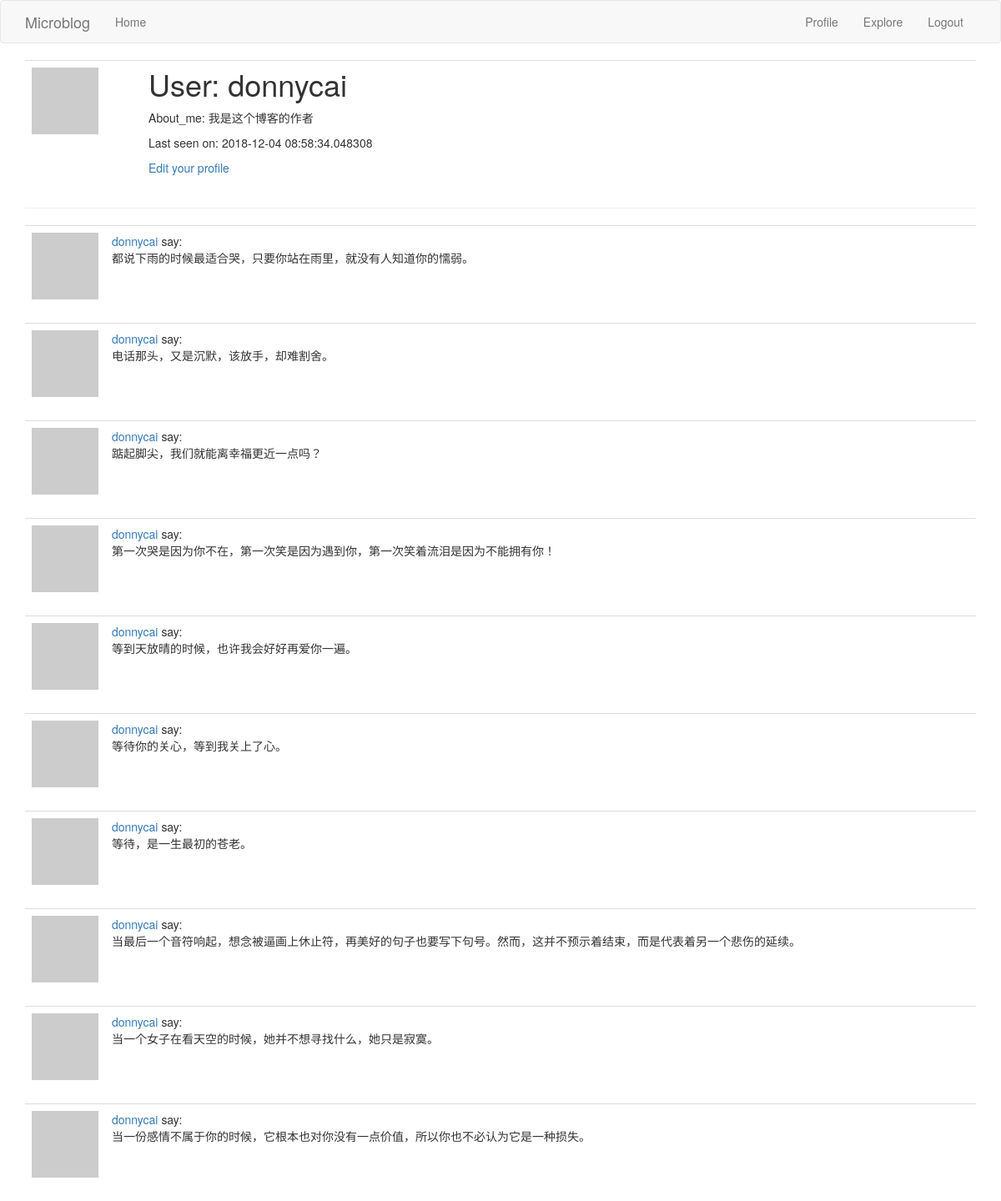
/user/donnycai (signed in), run on the app's committed database.
### app/models.py (models this page shows, shortened)
class User(UserMixin, db.Model):
    id = db.Column(db.Integer, primary_key=True)
    username = db.Column(db.String(64), index=True, unique=True)
    email = db.Column(db.String(128), index=True, unique=True)
    password_hash = db.Column(db.String(128))
    about_me = db.Column(db.String(140))
    last_seen = db.Column(db.DateTime, default=datetime.utcnow)
    posts = db.relationship('Post', backref='author', lazy='dynamic')
    followed = db.relationship('User', secondary=followers,
                               primaryjoin=(followers.c.follower_id == id),
                               secondaryjoin=(followers.c.followed_id == id),
                               backref=db.backref('followers', lazy='dynamic'), lazy='dynamic')
    def avatar(self, size):
        digest = md5(self.email.lower().encode('utf-8')).hexdigest()
        return 'https://s.gravatar.com/avatar/{}?d=identicon&s={}'.format(digest, size)

class Post(db.Model):
    id = db.Column(db.Integer, primary_key=True)
    body = db.Column(db.String(140))
    timestamp = db.Column(db.DateTime, index=True, default=datetime.utcnow)
    user_id = db.Column(db.Integer, db.ForeignKey('user.id'))

### app/routes.py (the view)
@app.route('/user/<username>')
@login_required
def user(username):
    user = User.query.filter_by(username=username).first_or_404()
    page = request.args.get('page', 1, type=int)
    posts = user.posts.order_by(Post.timestamp.desc()).paginate(
        page, app.config['POSTS_PER_PAGE'], False)
    next_url = url_for('user', username=user.username, page=posts.next_num) \
        if posts.has_next else None
    prev_url = url_for('user', username=user.username, page=posts.prev_num) \
        if posts.has_prev else None
    return render_template('user.html', posts=posts.items, user=user,
                           next_url=next_url, prev_url=prev_url)

### app/models.py (called while the page is built)
@login.user_loader
def load_user(id):
    return User.query.get(int(id))

### app/routes.py (called while the page is built)
@app.before_request
def before_request():
    if current_user.is_authenticated:
        current_user.last_seen = datetime.utcnow()
        db.session.commit()

### app/templates/user.html
{% extends 'base.html' %}
{% block app_content %}
    <table class="table table-hover">
        <tr valign="top">
            <td width="140"><img src="{{ user.avatar(128) }}"></td>
            <td>
                <h1 style="margin-top: 0px">User: {{ user.username }}</h1>
                <p>
                    {% if user.about_me %}
                        About_me: {{ user.about_me }}
                    {% endif %}
                </p>
                <p>
                    {% if user.last_seen %}
                        Last seen on: {{ user.last_seen }}
                    {% endif %}
                </p>
                <p>
                    {% if user == current_user %}
                        <a href="{{ url_for('edit_profile') }}">Edit your profile</a>
                    {% elif not current_user.is_following(user) %}
                        <a href="{{ url_for('follow', username=user.username) }}">Follow</a>
                    {% else %}
                        <a href="{{ url_for('unfollow', username=user.username) }}">Unfollow</a>
                    {% endif %}
                </p>
            </td>
        </tr>
    </table>
    <hr>
    {% for post in posts %}
        {% include '_post.html' %}
    {% endfor %}
{% endblock %}

### app/templates/base.html (shortened to what this page needs)
{% extends 'bootstrap/base.html' %}
{% block navbar %}
    <nav class="navbar navbar-default">
        <div class="container">
            <div class="navbar-header">
                <a class="navbar-brand" href="{{ url_for('index') }}"> Microblog</a>
            </div>
            <div class="collapse navbar-collapse" id="bs-example-navbar-collapse-1">
                <ul class="nav navbar-nav">
                    <li><a href="{{ url_for('index') }}">Home</a></li>
                </ul>
                <ul class="nav navbar-nav navbar-right">
                    {% if current_user.is_anonymous %}
                        <li><a href="{{ url_for('login') }}">Login</a></li>
                    {% else %}
                        <li>
                            <a href="{{ url_for('user', username=current_user.username) }}">Profile</a>
                        </li>
                        <li>
                            <a href="{{ url_for('explore') }}">Explore</a>
                        </li>
                        <li>
                            <a href="{{ url_for('logout') }}">Logout</a>
                        </li>
                    {% endif %}
                </ul>
            </div>
        </div>
    </nav>
{% endblock %}
{% block content %}
    <div class="container">
        {% block app_content %} {% endblock %}
    </div>
{% endblock %}

### app/templates/_post.html
<table class="table table-hover">
    <tr valign="top">
        <td width="70px">
            <a href="{{ url_for('user', username=post.author.username) }}">
                <img src="{{ post.author.avatar(36) }}">
            </a>
        </td>
        <td>
            <a href="{{ url_for('user', username=post.author.username) }}">
                {{ post.author.username }}
            </a>
            say:
            <br>{{ post.body }}</td>
    </tr>
</table>

### data on the page
User: username "donnycai", about_me "我是这个博客的作者", last_seen "2018-12-04 08:58:34.048308"
Post: author.username "donnycai", body "都说下雨的时候最适合哭，只要你站在雨里，就没有人知道你的懦弱。"
Post: author.username "donnycai", body "电话那头，又是沉默，该放手，却难割舍。"
Post: author.username "donnycai", body "踮起脚尖，我们就能离幸福更近一点吗？"
Post: author.username "donnycai", body "第一次哭是因为你不在，第一次笑是因为遇到你，第一次笑着流泪是因为不能拥有你！"
Post: author.username "donnycai", body "等到天放晴的时候，也许我会好好再爱你一遍。"
Post: author.username "donnycai", body "等待你的关心，等到我关上了心。"
Post: author.username "donnycai", body "等待，是一生最初的苍老。"
Post: author.username "donnycai", body "当最后一个音符响起，想念被逼画上休止符，再美好的句子也要写下句号。然而，这并不预示着结束，而是代表着另一个悲伤的延续。"
Post: author.username "donnycai", body "当一个女子在看天空的时候，她并不想寻找什么，她只是寂寞。"
Post: author.username "donnycai", body "当一份感情不属于你的时候，它根本也对你没有一点价值，所以你也不必认为它是一种损失。"
